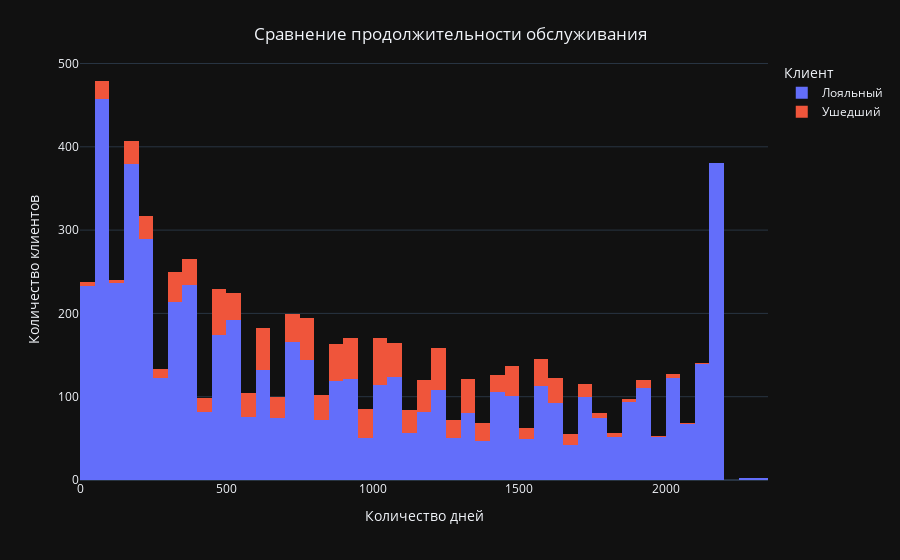

Notebook code for this chart:
### Code cell


### Figure 1 — Plotly figure (JSON) as saved in the notebook; plotly's stock layout.template omitted (floating-point values rounded to 4 significant figures; data arrays with more than 128 entries replaced by an {"elided": "..."} marker saying what was removed)
{"data": [{"alignmentgroup": "True", "bingroup": "x", "hovertemplate": "Клиент=Лояльный<br>diff_days=%{x}<br>count=%{y}<extra></extra>", "legendgroup": "Лояльный", "marker": {"color": "#636efa", "pattern": {"shape": ""}}, "name": "Лояльный", "nbinsx": 50, "offsetgroup": "Лояльный", "orientation": "v", "showlegend": true, "type": "histogram", "x": {"elided": "5931 int values"}, "xaxis": "x", "yaxis": "y"}, {"alignmentgroup": "True", "bingroup": "x", "hovertemplate": "Клиент=Ушедший<br>diff_days=%{x}<br>count=%{y}<extra></extra>", "legendgroup": "Ушедший", "marker": {"color": "#EF553B", "pattern": {"shape": ""}}, "name": "Ушедший", "nbinsx": 50, "offsetgroup": "Ушедший", "orientation": "v", "showlegend": true, "type": "histogram", "x": {"elided": "1101 int values"}, "xaxis": "x", "yaxis": "y"}], "layout": {"autosize": true, "barmode": "relative", "legend": {"title": {"text": "Клиент"}, "tracegroupgap": 0}, "margin": {"t": 60}, "showlegend": true, "title": {"text": "Сравнение продолжительности обслуживания", "x": 0.5, "y": 0.95}, "xaxis": {"anchor": "y", "autorange": true, "domain": [0, 1], "range": [-0.5, 2350.0], "title": {"text": "Количество дней"}, "type": "linear"}, "yaxis": {"anchor": "x", "autorange": true, "domain": [0, 1], "range": [0, 504.2], "title": {"text": "Количество клиентов"}}}}
